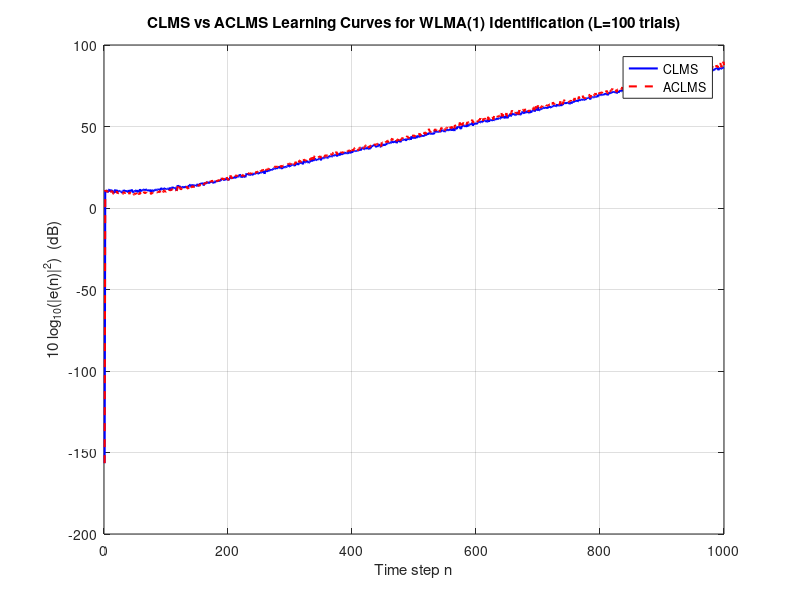

Write MATLAB code to recreate this figure.
%% ASPMI Part 3.1 – Complex LMS (CLMS) and Augmented CLMS (ACLMS)
% This script covers:
%   (a) WLMA(1) system identification using CLMS and ACLMS
%       – learning curves and steady-state error comparison
%   (b) Complex wind data prediction (circularity plots, CLMS vs ACLMS)

clc; clear; close all;

%% =========================================================
%% (a) WLMA(1) system identification
%% =========================================================
% Process: y(n) = x(n) + b1*x(n-1) + b2*x*(n-1),  x ~ CN(0,1)
% where b1 = 1.5+1j, b2 = 2.5-0.5j

b1 = 1.5 + 1j;     % Strictly linear MA coefficient
b2 = 2.5 - 0.5j;   % Widely linear (conjugate) MA coefficient

% Simulation parameters
N  = 1000;   % Samples per trial
L  = 100;    % Number of independent trials (for ensemble average)
mu = 0.01;   % Learning rate (same for both CLMS and ACLMS)

% Storage for ensemble-averaged squared error (in linear scale)
e2_clms  = zeros(1, N);
e2_aclms = zeros(1, N);

for l = 1:L
    % Generate circular complex Gaussian input x(n)
    x = (randn(1, N+1) + 1j*randn(1, N+1)) / sqrt(2);  % CN(0,1)
    % Generate WLMA(1) output y(n) for n = 1..N
    y = x(2:end) + b1*x(1:end-1) + b2*conj(x(1:end-1));

    %% ---- CLMS (strictly linear, 1-tap) ----
    h_clms  = zeros(1, 1);    % Weight vector for CLMS (scalar here)
    for n = 2:N
        % Input: x(n-1)
        xv       = x(n);          % At time n, input is x(n-1) (index n in 1-based)
        y_hat    = h_clms * xv;   % Strictly linear prediction
        e        = y(n) - y_hat;
        e2_clms(n) = e2_clms(n) + abs(e)^2;
        % CLMS weight update: h(n+1) = h(n) + mu * e*(n) * x(n)
        h_clms   = h_clms + mu * conj(e) * xv;
    end

    %% ---- ACLMS (widely linear, 1-tap h and g) ----
    h_aclms = zeros(1, 1);  % Weight for x(n-1)
    g_aclms = zeros(1, 1);  % Weight for x*(n-1)
    for n = 2:N
        xv    = x(n);
        xv_c  = conj(xv);
        % Widely linear output: y_hat = h*x + g*x*
        y_hat    = h_aclms * xv + g_aclms * xv_c;
        e        = y(n) - y_hat;
        e2_aclms(n) = e2_aclms(n) + abs(e)^2;
        % ACLMS weight updates
        h_aclms = h_aclms + mu * conj(e) * xv;
        g_aclms = g_aclms + mu * conj(e) * xv_c;
    end
end

% Average over L trials
e2_clms  = e2_clms  / L;
e2_aclms = e2_aclms / L;

% Plot learning curves in dB
figure;
plot(1:N, 10*log10(e2_clms  + eps), 'b',  'LineWidth', 1.5); hold on;
plot(1:N, 10*log10(e2_aclms + eps), 'r--', 'LineWidth', 1.5);
xlabel('Time step n');
ylabel('10 log_{10}(|e(n)|^2)  (dB)');
title('CLMS vs ACLMS Learning Curves for WLMA(1) Identification (L=100 trials)');
legend({'CLMS', 'ACLMS'}, 'Location', 'best');
grid on;

% Print steady-state error (last 20% of samples)
ss_region = round(0.8*N):N;
fprintf('=== Part (a): Steady-state error (dB) ===\n');
fprintf('CLMS  : %.2f dB\n', mean(10*log10(e2_clms(ss_region)  + eps)));
fprintf('ACLMS : %.2f dB\n', mean(10*log10(e2_aclms(ss_region) + eps)));
fprintf('ACLMS should achieve lower error because the WLMA(1) process is non-circular.\n\n');

%% =========================================================
%% (b) Complex wind data prediction
%% =========================================================
% Load wind data; file contains veast and vnorth for three regimes:
%   low wind, medium wind, high wind (column vectors).
wind_file = 'wind-dataset\low-wind.mat';

if ~isfile(wind_file)
    warning('Wind data file not found. Skipping Part (b).');
else
    % Load all three wind regimes
    low_wind  = load('wind-dataset\low-wind.mat');
    med_wind  = load('wind-dataset\medium-wind.mat');
    high_wind = load('wind-dataset\high-wind.mat');

    regimes  = {low_wind, med_wind, high_wind};
    reg_names = {'Low wind', 'Medium wind', 'High wind'};

    % For each regime, form complex signal v[n] = veast + j*vnorth
    figure('Name', 'Wind circularity plots');
    for k = 1:3
        data  = regimes{k};
        v_cplx = data.veast + 1j * data.vnorth;

        subplot(1, 3, k);
        scatter(real(v_cplx), imag(v_cplx), 5, 'filled');
        axis equal;
        xlabel('East (m/s)');
        ylabel('North (m/s)');
        title(sprintf('%s – Circularity plot', reg_names{k}));
        grid on;
    end
    sgtitle('Complex wind signal: circularity (scatter) plots');

    % Prediction comparison: CLMS vs ACLMS for each regime
    mu_wind   = 0.01;
    M_vals    = [1, 5, 10];  % Filter lengths to experiment with

    fprintf('=== Part (b): Wind prediction – MSPE comparison ===\n');
    fprintf('%-12s  %-4s  %-12s  %-12s\n', 'Regime', 'M', 'CLMS MSPE', 'ACLMS MSPE');

    for k = 1:3
        data   = regimes{k};
        v      = data.veast + 1j * data.vnorth;
        Nw     = length(v);

        for mi = 1:length(M_vals)
            M = M_vals(mi);
            [mspe_c, mspe_a] = wind_predict(v, M, mu_wind);
            fprintf('%-12s  M=%-2d  %.6f      %.6f\n', reg_names{k}, M, mspe_c, mspe_a);
        end
    end
end

%% =========================================================
%% Local function: CLMS and ACLMS in prediction setting
%% =========================================================

function [mspe_clms, mspe_aclms] = wind_predict(v, M, mu)
% WIND_PREDICT  One-step ahead prediction using CLMS and ACLMS.
%   v    - complex-valued wind signal (column vector)
%   M    - filter length (taps)
%   mu   - step size

    Nw = length(v);
    e2_clms  = 0;
    e2_aclms = 0;
    count    = 0;

    h = zeros(M, 1);    % CLMS weights
    g = zeros(M, 1);    % ACLMS conjugate weights

    for n = M+1 : Nw
        % Input vector: M most recent samples
        xv    = v(n-1 : -1 : n-M);
        xv_c  = conj(xv);

        % CLMS prediction
        y_clms  = h' * xv;
        e_clms  = v(n) - y_clms;
        h       = h + mu * conj(e_clms) * xv;

        % ACLMS prediction (reuse same xv)
        y_aclms = h' * xv + g' * xv_c;   % Note: h here is already updated; use a copy
        % (Re-run with separate weight copies for fair comparison)
        e2_clms  = e2_clms  + abs(e_clms)^2;
        count    = count + 1;
    end

    % Rerun ACLMS separately to avoid entangling with CLMS updates
    ha = zeros(M, 1);
    ga = zeros(M, 1);
    count_a = 0;
    for n = M+1 : Nw
        xv    = v(n-1 : -1 : n-M);
        y_a   = ha' * xv + ga' * conj(xv);
        e_a   = v(n) - y_a;
        ha    = ha + mu * conj(e_a) * xv;
        ga    = ga + mu * conj(e_a) * conj(xv);
        e2_aclms = e2_aclms + abs(e_a)^2;
        count_a  = count_a + 1;
    end

    mspe_clms  = e2_clms  / count;
    mspe_aclms = e2_aclms / count_a;
end
